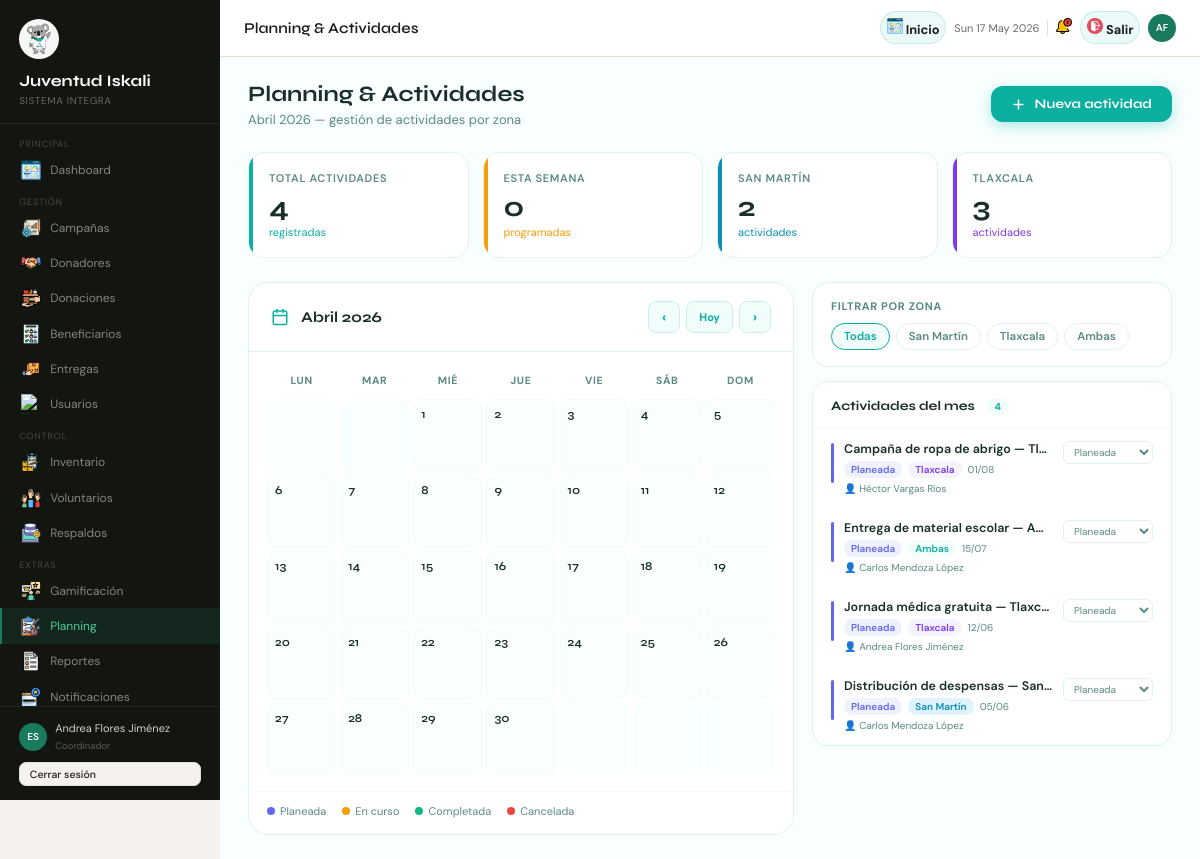
Page /index.php?pagina=planning&mes=4&anio=2026 (signed in) on the committed database.
### tables this page shows
CREATE TABLE actividades (
    id_actividad   INT          NOT NULL AUTO_INCREMENT,
    titulo         VARCHAR(150) NOT NULL,
    descripcion    TEXT,
    fecha_inicio   DATETIME     NOT NULL,
    fecha_fin      DATETIME     NOT NULL,
    zona           ENUM('san_martin','tlaxcala','ambas') NOT NULL DEFAULT 'ambas',
    estado         ENUM('planeada','en_curso','completada','cancelada')
                   NOT NULL DEFAULT 'planeada',
    id_responsable INT          NOT NULL,
    creado_en      TIMESTAMP    NOT NULL DEFAULT CURRENT_TIMESTAMP,
    PRIMARY KEY (id_actividad),
    CONSTRAINT chk_act_fechas CHECK (fecha_fin >= fecha_inicio)
);

CREATE TABLE usuarios (
    id_usuario             INT          NOT NULL AUTO_INCREMENT,
    id_rol                 INT          NOT NULL,
    nombre                 VARCHAR(100) NOT NULL,
    apellido               VARCHAR(100) NOT NULL,
    email                  VARCHAR(150) NOT NULL,
    contrasena_hash        VARCHAR(255) NOT NULL,
    activo                 BOOLEAN      NOT NULL DEFAULT TRUE,
    intentos_fallidos      INT          NOT NULL DEFAULT 0,
    fecha_bloqueo_temporal DATETIME,
    ultimo_acceso          DATETIME,
    created_at             DATETIME     NOT NULL DEFAULT CURRENT_TIMESTAMP,
    PRIMARY KEY (id_usuario),
    UNIQUE KEY uq_usuario_email (email)
);

### views/pages/PlanningView.php (the view, shortened to what the rows shown need)
<?php
require_once 'views/layouts/header.php';
$estadoMeta = [
    'planeada'   => ['label' => 'Planeada',   'color' => '#6366f1', 'bg' => '#eef2ff', 'dot' => '#6366f1'],
    'en_curso'   => ['label' => 'En curso',   'color' => '#d97706', 'bg' => '#fffbeb', 'dot' => '#f59e0b'],
    'completada' => ['label' => 'Completada', 'color' => '#059669', 'bg' => '#ecfdf5', 'dot' => '#10b981'],
    'cancelada'  => ['label' => 'Cancelada',  'color' => '#dc2626', 'bg' => '#fef2f2', 'dot' => '#ef4444'],
];
$zonaMeta = [
    'san_martin' => ['label' => 'San Martín', 'color' => '#0891b2', 'bg' => '#e0f2fe'],
    'tlaxcala'   => ['label' => 'Tlaxcala',   'color' => '#7c3aed', 'bg' => '#f5f3ff'],
    'ambas'      => ['label' => 'Ambas',       'color' => '#0aafa0', 'bg' => '#f0fdfa'],
];
?>
<div style="display:flex;width:100%;">
  <div class="main">
    <div class="content" style="padding:24px 28px;background:#f8fffe;min-height:calc(100vh - 60px);">
      <div style="display:flex;align-items:center;justify-content:space-between;margin-bottom:24px;flex-wrap:wrap;gap:12px;">
        <div>
          <h2 style="font-family:'Syne',sans-serif;font-size:22px;font-weight:700;color:#1a2e2c;margin:0 0 4px;">
            Planning & Actividades
          </h2>
        </div>
      </div>
      <div style="display:grid;grid-template-columns:1fr 360px;gap:18px;align-items:start;">
        <div style="display:flex;flex-direction:column;gap:14px;">
          <div style="background:#fff;border-radius:16px;border:1px solid #e0f2f0;overflow:hidden;">
            <div style="max-height:420px;overflow-y:auto;">
              <?php if (empty($actividades)): ?>
                <div style="padding:32px;text-align:center;color:#5a8a84;font-size:13px;">
                  <svg width="36" height="36" viewBox="0 0 24 24" fill="none" stroke="#c8efeb" stroke-width="1.5" style="display:block;margin:0 auto 10px;"><rect x="3" y="4" width="18" height="18" rx="2"/><line x1="3" y1="10" x2="21" y2="10"/></svg>
                  Sin actividades registradas
                </div>
              <?php else: ?>
                <?php foreach($actividades as $act):
                  $em = $estadoMeta[$act['estado']] ?? $estadoMeta['planeada'];
                  $zm = $zonaMeta[$act['zona']] ?? $zonaMeta['ambas'];
                  $fi = date('d/m', strtotime($act['fecha_inicio']));
                  $ff = date('d/m', strtotime($act['fecha_fin']));
                ?>
                  <div style="padding:12px 18px;border-bottom:1px solid #f8fffe;transition:background .15s;"
                       onmouseover="this.style.background='#f8fffe'" onmouseout="this.style.background='#fff'">
                    <div style="display:flex;align-items:flex-start;gap:10px;">
                      <div style="width:3px;min-height:40px;border-radius:3px;background:<?= $em['dot'] ?>;flex-shrink:0;margin-top:2px;"></div>
                      <div style="flex:1;min-width:0;">
                        <div style="font-size:12.5px;font-weight:600;color:#1a2e2c;margin-bottom:4px;overflow:hidden;text-overflow:ellipsis;white-space:nowrap;">
                          <?= htmlspecialchars($act['titulo']) ?>
                        </div>
                        <div style="display:flex;align-items:center;gap:6px;flex-wrap:wrap;">
                          <span style="font-size:10px;font-weight:600;color:<?= $em['color'] ?>;background:<?= $em['bg'] ?>;padding:2px 7px;border-radius:99px;"><?= $em['label'] ?></span>
                          <span style="font-size:10px;font-weight:600;color:<?= $zm['color'] ?>;background:<?= $zm['bg'] ?>;padding:2px 7px;border-radius:99px;"><?= $zm['label'] ?></span>
                          <span style="font-size:10px;color:#5a8a84;"><?= $fi ?><?= $fi !== $ff ? " → {$ff}" : '' ?></span>
                        </div>
                        <?php if (!empty($act['nombre'])): ?>
                          <div style="font-size:10px;color:#5a8a84;margin-top:4px;">
                            👤 <?= htmlspecialchars($act['nombre'].' '.$act['apellido']) ?>
                          </div>
                        <?php endif; ?>
                      </div>
                      <select onchange="cambiarEstado(<?= (int)$act['id_actividad'] ?>, this.value)"
                              style="font-size:10px;border:1px solid #e0f2f0;border-radius:6px;padding:3px 6px;color:#5a8a84;background:#fff;cursor:pointer;max-width:90px;flex-shrink:0;">
                        <?php foreach($estadoMeta as $ek => $ev): ?>
                          <option value="<?= $ek ?>" <?= $act['estado']===$ek ? 'selected' : '' ?>><?= $ev['label'] ?></option>
                        <?php endforeach; ?>
                      </select>
                    </div>
                  </div>
                <?php endforeach; ?>
              <?php endif; ?>
            </div>
          </div>
        </div>
      </div>
    </div>
  </div>
</div>
<?php require_once 'views/layouts/footer.php'; ?>

### rows in the picture
actividades: titulo "Campaña de ropa de abrigo — Tl…", estado "Planeada", zona "Tlaxcala", fecha_inicio "01/08", id_responsable.apellido "Héctor Vargas Ríos", estado+id_actividad "Planeada"
actividades: titulo "Entrega de material escolar — A…", estado "Planeada", zona "Ambas", fecha_inicio "15/07", id_responsable.apellido "Carlos Mendoza López", estado+id_actividad "Planeada"
actividades: titulo "Jornada médica gratuita — Tlaxc…", estado "Planeada", zona "Tlaxcala", fecha_inicio "12/06", id_responsable.apellido "Andrea Flores Jiménez", estado+id_actividad "Planeada"
actividades: titulo "Distribución de despensas — San…", estado "Planeada", zona "San Martín", fecha_inicio "05/06", id_responsable.apellido "Carlos Mendoza López", estado+id_actividad "Planeada"

### other values in the picture
$_SESSION['usuario'] "Andrea Flores Jiménez"
$_SESSION['rol'] "Coordinador"
$titulo_pagina "Planning & Actividades"
$iniciales "AF"
$nombre_mes "Abril"
$anio_actual "2026"
$kpis['total_actividades'] "4"
$kpis['actividades_semana'] "0"
$kpis['san_martin'] "2"
$kpis['tlaxcala'] "3"
$d "LUN"
$d "MAR"
$d "MIÉ"
$d "JUE"
$d "VIE"
